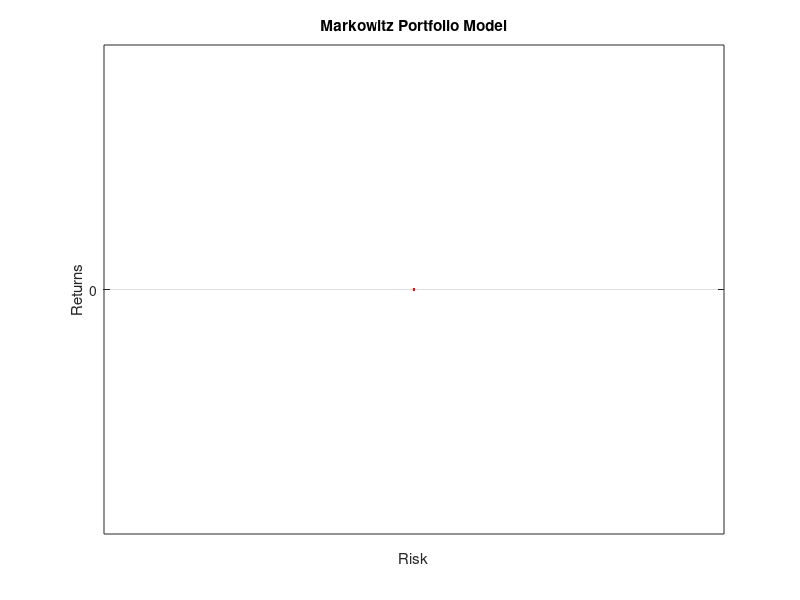

Write MATLAB code to recreate this figure.
s = importdata("Stock_data.csv")
data=s.data;
colheaders=s.colheaders;
data(1,1) = 10
returns = zeros(52,10);

for i=2:53
    returns(i-1,:) = (data(i,:) - data(i-1,:)) ./ data(i,:)
end

expected_returns = mean(returns);
covariance_matrix = cov(returns);

H = covariance_matrix;
Aeq = ones(1,10);
beq = 1;
A = [-1*eye(10) ; -1*expected_returns];
for i=1:150
b = [zeros(1,10) -0.0001*i];

[x,fval,exitflag,output,lambda] = quadprog(H,[],A,b,Aeq,beq);

x
fval;
exitflag;
Returns = x'*expected_returns'
Risk = x' * covariance_matrix * x;

plot(Risk,Returns,'r.','MarkerSize',5);
xlabel('Risk'); ylabel('Returns'); title('Markowitz Portfolio Model'); grid on; axis equal;
hold on
end
hold off
